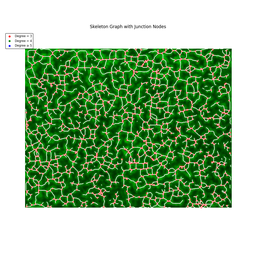
#> input picture Agarose_Connectivity_Junction_Density/junction_analysis_output/overlays.png, 256 x 256 px, shrunk from 1000 x 1000 before the run
$ python use_graph_junction.py junction_analysis_output/overlays.png junction_analysis_output/overlays.png
#> lines starting #> are read from the running program, lines starting #| are printed output that depends on the picture; after the words box and inside, x2 and y2 are one past the last pixel; in counts of white or black regions, pixels touching at a corner belong together
import pandas as pd
import numpy as np
import networkx as nx
import matplotlib.pyplot as plt
from PIL import Image
import os
import sys


def create_graph_from_skeleton(frame):
    skeleton = np.array(frame) < 128
    rows, cols = skeleton.shape
    G = nx.Graph()
    for row in range(rows):
        for col in range(cols):
            if skeleton[row, col]:
                G.add_node((row, col))
                for drow, dcol in [(0, 1), (0, -1), (1, 0), (-1, 0), (1, 1), (1, -1), (-1, 1), (-1, -1)]:
                    new_row = row + drow
                    new_col = col + dcol
                    if 0 <= new_row < rows and 0 <= new_col < cols and skeleton[new_row, new_col]:
                        G.add_edge((row, col), (new_row, new_col))
    return G


def is_diagonal_edge(node1, node2):
    return abs(node1[0] - node2[0]) == 1 and abs(node1[1] - node2[1]) == 1


def detect_cycles(graph):
    cycles = list(nx.cycle_basis(graph))
    for cycle in cycles:
        if len(cycle) == 3:
            node1, node2, node3 = cycle
            if graph.has_edge(node1, node2) and is_diagonal_edge(node1, node2):
                graph.remove_edge(node1, node2)
            elif graph.has_edge(node2, node3) and is_diagonal_edge(node2, node3):
                graph.remove_edge(node2, node3)
            elif graph.has_edge(node1, node3) and is_diagonal_edge(node1, node3):
                graph.remove_edge(node1, node3)


def process_graph(G, confocal_frame, output_dir):
    os.makedirs(output_dir, exist_ok=True)
    csv_output_path = os.path.join(output_dir, 'junction_nodes.csv')
    degree_distribution_csv = os.path.join(output_dir, 'degree_distribution.csv')
    junction_nodes = []
    degree_count = {}

    for node in G.nodes():
        degree = G.degree(node)
        if degree >= 3:
            junction_nodes.append((node[0], node[1], degree))
        degree_count[degree] = degree_count.get(degree, 0) + 1

    junction_df = pd.DataFrame(junction_nodes, columns=["X", "Y", "Degree"])
    junction_df.to_csv(csv_output_path, index=False)

    width, height = confocal_frame.size
    total_area = width * height
    print(f"Image dimensions: {width} x {height} pixels")
    print(f"Total pixel area: {total_area} pixels²")

    degree_dist_df = pd.DataFrame(list(degree_count.items()), columns=["Degree", "Total Pixel Count"])
    degree_dist_df["Total Area"] = total_area
    degree_dist_df.to_csv(degree_distribution_csv, index=False)

    return junction_df


def visualize_graph(G, junction_df, frame, output_dir):
    plt.figure(figsize=(10, 10))
    plt.subplots_adjust(left=0, right=1, top=1, bottom=0)
    plt.imshow(frame)
    pos = {node: (node[1], node[0]) for node in G.nodes()}
    nx.draw(G, pos, node_size=1, node_color="white", edge_color="gray", alpha=0.5, with_labels=False)
    degree_3 = junction_df[junction_df["Degree"] == 3]
    degree_4 = junction_df[junction_df["Degree"] == 4]
    degree_5_or_more = junction_df[junction_df["Degree"] >= 5]
    plt.scatter(degree_3["Y"], degree_3["X"], s=20, color="red", label="Degree = 3")
    plt.scatter(degree_4["Y"], degree_4["X"], s=20, color="green", label="Degree = 4")
    plt.scatter(degree_5_or_more["Y"], degree_5_or_more["X"], s=20, color="blue", label="Degree ≥ 5")
    plt.legend(loc='upper left', bbox_to_anchor=(0, 1), frameon=True,
               facecolor='white', edgecolor='black', fontsize='small')
    plt.tight_layout()
    plt.axis('off')
    plt.title("Skeleton Graph with Junction Nodes", pad=10)
    plt.gca().invert_yaxis()
    output_path = os.path.join(output_dir, f"overlays.png")
    plt.savefig(output_path)
    plt.close()
    plt.show()


def process_tiff_file(skeleton_file, confocal_file, output_dir):
#> called with skeleton_file = 'junction_analysis_output/overlays.png', confocal_file = 'junction_analysis_output/overlays.png', output_dir = 'junction_analysis_output'
    skeleton_img = Image.open(skeleton_file)
#> skeleton_img is the input picture: PIL image 256x256 RGBA; mean R, G, B, A 150.8, 185.9, 145.3, 255
    confocal_img = Image.open(confocal_file)
    total_frames = skeleton_img.n_frames
#> total_frames = 1
    print(f'total_frames {total_frames}')
#| total_frames 1
    for frame_idx in range(0, total_frames, 1):
        skeleton_img.seek(frame_idx)
        skeleton_frame = skeleton_img.convert('L')
        confocal_img.seek(frame_idx)
        confocal_frame = confocal_img.copy()
        G = create_graph_from_skeleton(skeleton_frame)
        detect_cycles(G)
        junction_df = process_graph(G, confocal_frame, output_dir)
        visualize_graph(G, junction_df, confocal_frame, output_dir)
#> this loop made 1 pass
#> junction_df on pass 1: table of 22242 rows and 3 columns
#> pass 1, in process_tiff_file, `skeleton_frame = skeleton_img.convert('L')`:
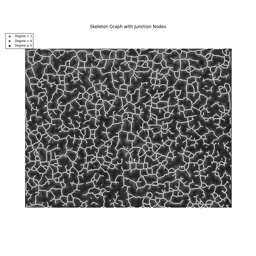
#> skeleton_frame: PIL image 256x256 L; min 11, max 255, mean 170.8
#> pass 1, in create_graph_from_skeleton, `skeleton = np.array(frame) < 128`:
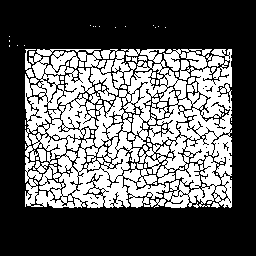
#> skeleton: shape (256, 256) bool; 38.1% white; 36 white regions (29 under 20 px), largest, box (x1, y1, x2, y2) and area: (25, 49, 232, 208) 24603, (25, 49, 36, 78) 118, (188, 77, 195, 84) 37
#> pass 1, in visualize_graph, `plt.savefig(output_path)`:
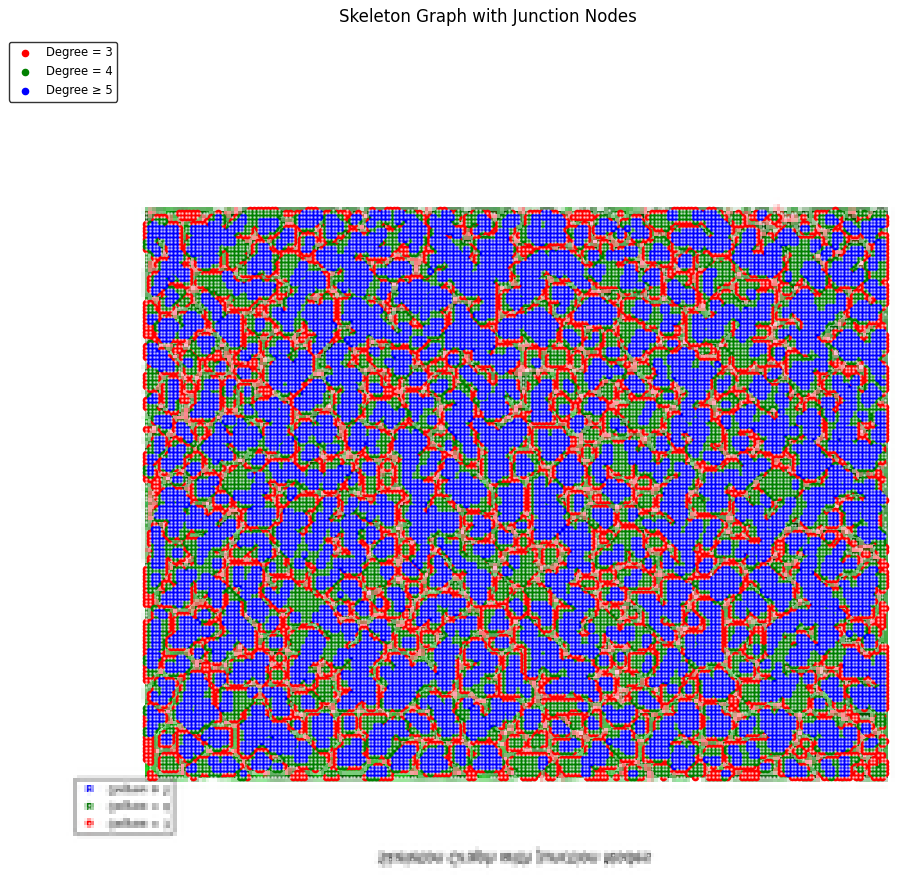
#> figure drawn by matplotlib, 1 panel


#Example command to launch run - python3 use_graph_junction.py <path to skeleton file> <path to confocal file>
def main():
    if len(sys.argv) < 3:
        print("Usage: python use_graph_junction.py <skeleton.tif> <confocal.tif>")
        sys.exit(1)
    skeleton_file = sys.argv[1]
    confocal_file = sys.argv[2]
    output_dir = "junction_analysis_output"
    os.makedirs(output_dir, exist_ok=True)
    print(f"\nProcessing skelton file: {skeleton_file} confocal file {confocal_file}")
    process_tiff_file(skeleton_file, confocal_file, output_dir)


if __name__ == "__main__":
    main()

$ run again, with skeleton.tif saved as Agarose_Connectivity_Junction_Density/junction_analysis_output/overlays.png
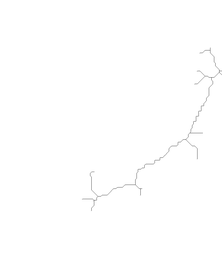
#> input picture skeleton.tif, 222 x 256 px, shrunk from 860 x 990 before the run
#> in process_tiff_file, skeleton_img is the input picture: PIL image 222x256 RGB; min 158, max 255, mean 254.5
#> total_frames = 1
#| total_frames 1
#> the loop in process_tiff_file, `for frame_idx in range(0, total_frames, 1):` made 1 pass
#> junction_df on pass 1: table of 0 rows and 3 columns
#> pass 1, in visualize_graph, `plt.savefig(output_path)`:
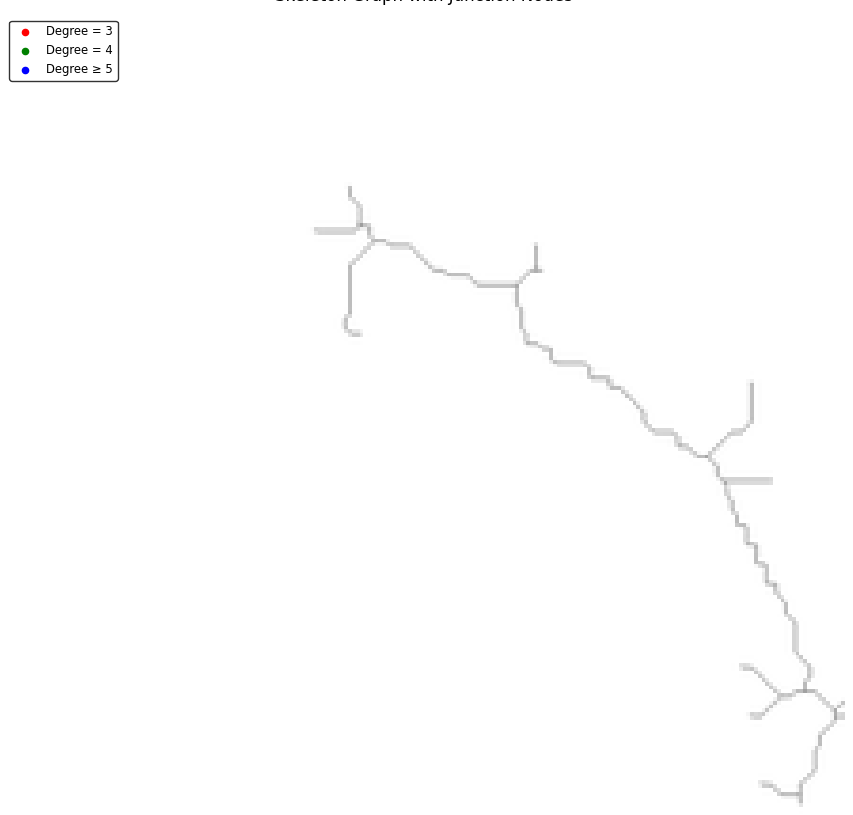
#> figure drawn by matplotlib, 1 panel
